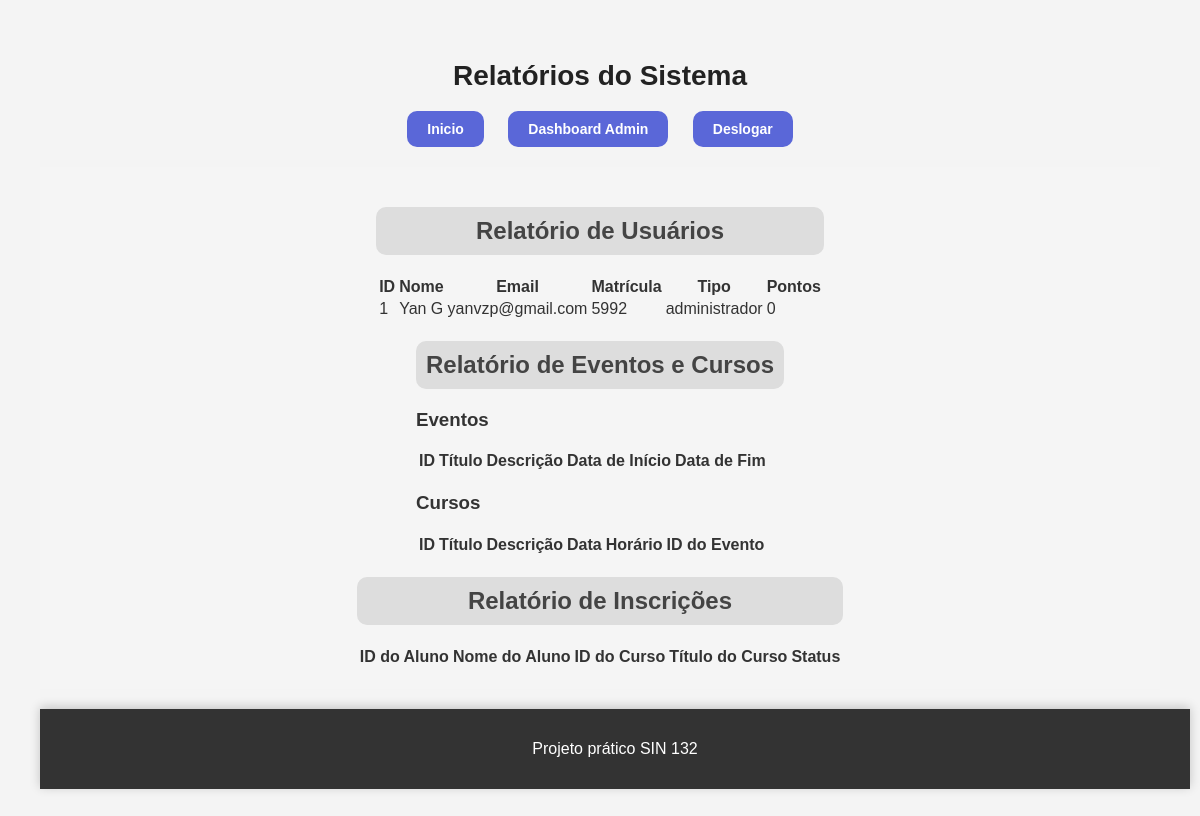
/Pages/relatorios.php (signed in), run on an earlier commit of the app's database.
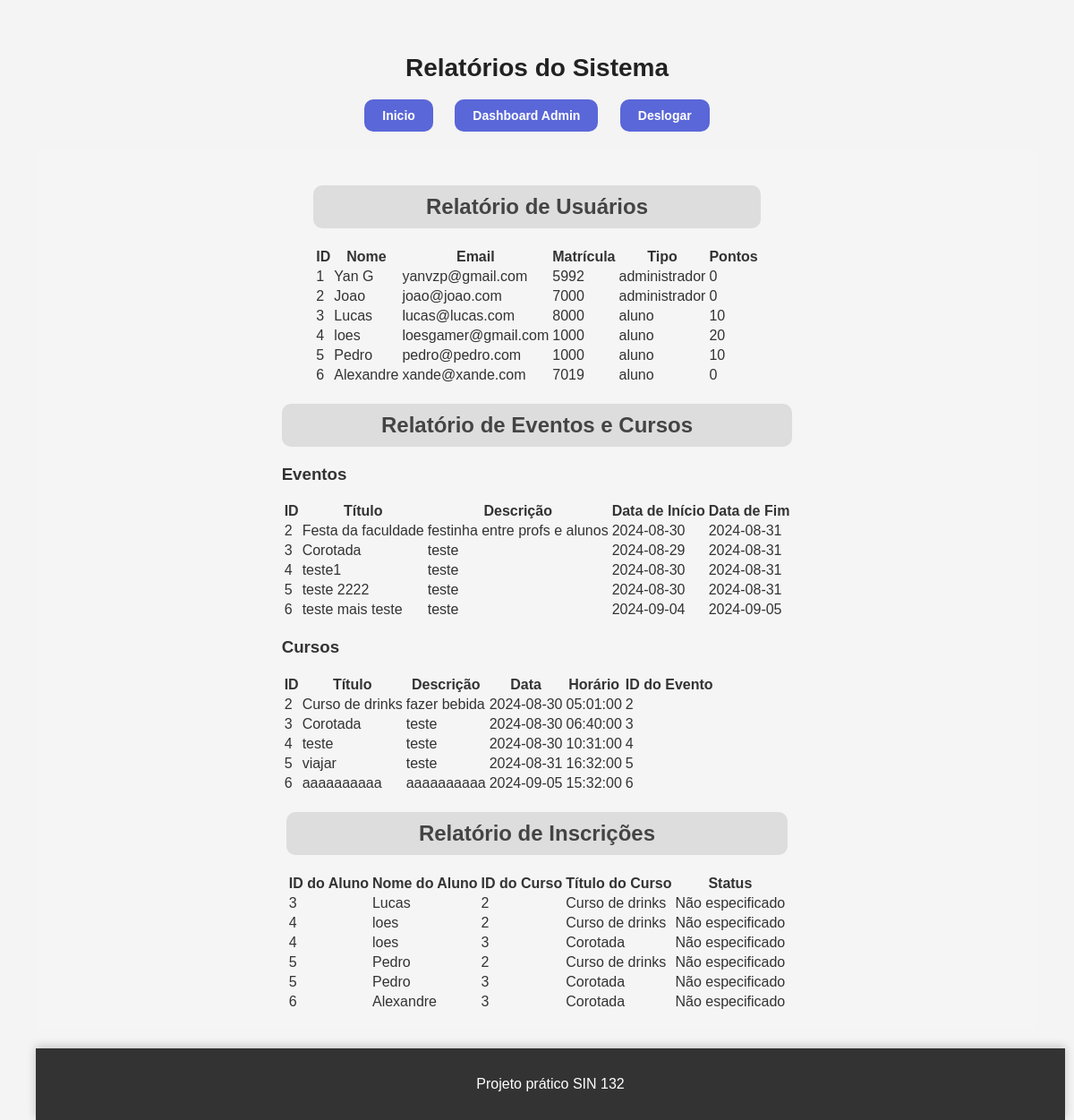
And on a later commit of the database.
### tables this page shows
CREATE TABLE `usuarios` (
  `id` int(100) NOT NULL,
  `nome` varchar(100) NOT NULL,
  `email` varchar(70) NOT NULL,
  `senha` varchar(255) NOT NULL,
  `matricula` varchar(10) NOT NULL,
  `tipo` enum('aluno','administrador') DEFAULT 'aluno',
  `pontos` int(11) DEFAULT 0
);

CREATE TABLE `eventos` (
  `id` int(100) NOT NULL,
  `titulo` varchar(100) NOT NULL,
  `descricao` varchar(200) NOT NULL,
  `data_inicio` date NOT NULL,
  `data_fim` date NOT NULL
);

CREATE TABLE `cursos` (
  `id` int(100) NOT NULL,
  `titulo` varchar(100) NOT NULL,
  `descricao` varchar(200) NOT NULL,
  `data` date NOT NULL,
  `horario` time NOT NULL,
  `evento_id` int(100) NOT NULL
);

CREATE TABLE `inscricoes` (
  `id` int(100) NOT NULL,
  `curso_id` int(100) NOT NULL,
  `usuario_id` int(100) NOT NULL,
  `data_inscricao` date NOT NULL,
  `status` varchar(20) DEFAULT 'pendente'
);

### Classes/Usuario.php (called while the page is built, shortened)
<?php
class Usuario {
    private $id;
    private $nome;
    private $email;
    private $matricula;
    private $tipo;
    private $pontos;
    public function __construct($id, $nome, $email, $matricula, $senha, $tipo, $pontos = 0) {
        $this->id = $id;
        $this->nome = $nome;
        $this->email = $email;
        $this->matricula = $matricula;
        $this->tipo = $tipo;
        $this->pontos = $pontos;
    }
    public function getId() {
        return $this->id;
    }
    public function getNome() {
        return $this->nome;
    }
    public function getEmail() {
        return $this->email;
    }
    public function getMatricula() {
        return $this->matricula;
    }
    public function getTipo() {
        return $this->tipo;
    }
    public function getPontos() {
        return $this->pontos;
    }
    public static function listarTodosUsuarios() {
        $conn = getConnection();
        $sql = "SELECT * FROM usuarios";
        $result = $conn->query($sql);
        $usuarios = [];
        while ($row = $result->fetch_assoc()) {
            $usuarios[] = new Usuario(
                $row['id'],
                $row['nome'],
                $row['email'],
                $row['matricula'],
                $row['senha'],
                $row['tipo'],
                $row['pontos']
            );
        }
        return $usuarios;
    }
}

### Classes/Evento.php (called while the page is built, shortened)
<?php
class Evento {
    private $id;
    private $titulo;
    private $descricao;
    private $dataInicio;
    private $dataFim;
    public function __construct($id = null, $titulo = '', $descricao = '', $dataInicio = '', $dataFim = '') {
        $this->id = $id;
        $this->titulo = $titulo;
        $this->descricao = $descricao;
        $this->dataInicio = $dataInicio;
        $this->dataFim = $dataFim;
    }
    public function getId() {
        return $this->id;
    }
    public function getTitulo() {
        return $this->titulo;
    }
    public function getDescricao() {
        return $this->descricao;
    }
    public function getDataInicio() {
        return $this->dataInicio;
    }
    public function getDataFim() {
        return $this->dataFim;
    }
    public static function listarEventos() {
        $conn = getConnection();
        $eventos = [];
        $sql = "SELECT * FROM eventos";
        $stmt = $conn->prepare($sql);
        $stmt->execute();
        $result = $stmt->get_result();
        while ($row = $result->fetch_assoc()) {
            $evento = new Evento(
                $row['id'],
                $row['titulo'],
                $row['descricao'],
                $row['data_inicio'],
                $row['data_fim']
            );
            $eventos[] = $evento;
        }
        return $eventos;
    }
}

### Classes/Curso.php (called while the page is built, shortened)
<?php
class Curso {
    private $id;
    private $titulo;
    private $descricao;
    private $data;
    private $horario;
    private $eventoId;
    public function __construct($id = null, $titulo = '', $descricao = '', $data = '', $horario = '', $eventoId = null) {
        $this->id = $id;
        $this->titulo = $titulo;
        $this->descricao = $descricao;
        $this->data = $data;
        $this->horario = $horario;
        $this->eventoId = $eventoId;
    }
    public function getId() {
        return $this->id;
    }
    public function getTitulo() {
        return $this->titulo;
    }
    public function getDescricao() {
        return $this->descricao;
    }
    public function getData() {
        return $this->data;
    }
    public function getHorario() {
        return $this->horario;
    }
    public function getEventoId() {
        return $this->eventoId;
    }
    public static function listarTodosCursos() {
        $conn = getConnection();
        $cursos = [];
        $sql = "SELECT * FROM cursos";
        $stmt = $conn->prepare($sql);
        $stmt->execute();
        $result = $stmt->get_result();
        while ($row = $result->fetch_assoc()) {
            $curso = new Curso(
                $row['id'],
                $row['titulo'],
                $row['descricao'],
                $row['data'],
                $row['horario'],
                $row['evento_id']
            );
            $cursos[] = $curso;
        }
        return $cursos;
    }
}

### Classes/Inscricao.php (called while the page is built, shortened)
<?php
class Inscricao {
    public static function listarTodasInscricoes() {
        $conn = getConnection();
        $inscricoes = [];
        $sql = "SELECT i.usuario_id, u.nome as nome_usuario, i.curso_id, c.titulo as titulo_curso, i.data_inscricao
                FROM inscricoes i
                JOIN usuarios u ON i.usuario_id = u.id
                JOIN cursos c ON i.curso_id = c.id";
        $result = $conn->query($sql);
        if ($result->num_rows > 0) {
            while ($row = $result->fetch_assoc()) {
                $inscricoes[] = $row;
            }
        }
        return $inscricoes;
    }
}

### Pages/relatorios.php (the view, shortened to what the changed rows need)
<?php
require_once '../Classes/Usuario.php';
require_once '../Classes/Evento.php';
require_once '../Classes/Curso.php';
require_once '../Classes/Inscricao.php';
$usuarios = Usuario::listarTodosUsuarios();
$eventos = Evento::listarEventos();
$cursos = Curso::listarTodosCursos();
$inscricoes = Inscricao::listarTodasInscricoes();
?>
<!DOCTYPE html>
<html lang="pt-br">
<head>
    <link rel="stylesheet" href="../CSS/estilo1.css">
    <link rel="stylesheet" href="../CSS/estilo_dash.css">
</head>
<body>
    <header><h1>Relatórios do Sistema</h1></header>
    <main class="main-container">
        <section>
            <h2>Relatório de Usuários</h2>
            <table>
                <thead>
                    <tr>
                        <th>ID</th>
                        <th>Nome</th>
                        <th>Email</th>
                        <th>Matrícula</th>
                        <th>Tipo</th>
                        <th>Pontos</th>
                    </tr>
                </thead>
                <tbody>
                    <?php foreach ($usuarios as $usuario): ?>
                    <tr>
                        <td><?php echo htmlspecialchars($usuario->getId()); ?></td>
                        <td><?php echo htmlspecialchars($usuario->getNome()); ?></td>
                        <td><?php echo htmlspecialchars($usuario->getEmail()); ?></td>
                        <td><?php echo htmlspecialchars($usuario->getMatricula()); ?></td>
                        <td><?php echo htmlspecialchars($usuario->getTipo()); ?></td>
                        <td><?php echo htmlspecialchars($usuario->getPontos()); ?></td>
                    </tr>
                    <?php endforeach; ?>
                </tbody>
            </table>
        </section>
        <section>
            <h2>Relatório de Eventos e Cursos</h2>
            <table>
                <thead>
                    <tr>
                        <th>ID</th>
                        <th>Título</th>
                        <th>Descrição</th>
                        <th>Data de Início</th>
                        <th>Data de Fim</th>
                    </tr>
                </thead>
                <tbody>
                    <?php foreach ($eventos as $evento): ?>
                    <tr>
                        <td><?php echo htmlspecialchars($evento->getId()); ?></td>
                        <td><?php echo htmlspecialchars($evento->getTitulo()); ?></td>
                        <td><?php echo htmlspecialchars($evento->getDescricao()); ?></td>
                        <td><?php echo htmlspecialchars($evento->getDataInicio()); ?></td>
                        <td><?php echo htmlspecialchars($evento->getDataFim()); ?></td>
                    </tr>
                    <?php endforeach; ?>
                </tbody>
            </table>
            <table>
                <thead>
                    <tr>
                        <th>ID</th>
                        <th>Título</th>
                        <th>Descrição</th>
                        <th>Data</th>
                        <th>Horário</th>
                        <th>ID do Evento</th>
                    </tr>
                </thead>
                <tbody>
                    <?php foreach ($cursos as $curso): ?>
                    <tr>
                        <td><?php echo htmlspecialchars($curso->getId()); ?></td>
                        <td><?php echo htmlspecialchars($curso->getTitulo()); ?></td>
                        <td><?php echo htmlspecialchars($curso->getDescricao()); ?></td>
                        <td><?php echo htmlspecialchars($curso->getData()); ?></td>
                        <td><?php echo htmlspecialchars($curso->getHorario()); ?></td>
                        <td><?php echo htmlspecialchars($curso->getEventoId()); ?></td>
                    </tr>
                    <?php endforeach; ?>
                </tbody>
            </table>
        </section>
        <section>
            <h2>Relatório de Inscrições</h2>
            <table>
                <thead>
                    <tr>
                        <th>ID do Aluno</th>
                        <th>Nome do Aluno</th>
                        <th>ID do Curso</th>
                        <th>Título do Curso</th>
                        <th>Status</th>
                    </tr>
                </thead>
                <tbody>
                    <?php foreach ($inscricoes as $inscricao): ?>
                    <tr>
                        <td><?php echo htmlspecialchars($inscricao['usuario_id']); ?></td>
                        <td><?php echo htmlspecialchars($inscricao['nome_usuario']); ?></td>
                        <td><?php echo htmlspecialchars($inscricao['curso_id']); ?></td>
                        <td><?php echo htmlspecialchars($inscricao['titulo_curso']); ?></td>
                        <td><?php echo isset($inscricao['status']) ? htmlspecialchars($inscricao['status']) : 'Não especificado'; ?></td>
                    </tr>
                    <?php endforeach; ?>
                </tbody>
            </table>
        </section>
    </main>
</body>
</html>

What changed in the data, as far as the page shows it:
added usuarios: id "2", nome "Joao", email "joao@joao.com", matricula "7000", tipo "administrador", pontos "0"
added usuarios: id "3", nome "Lucas", email "lucas@lucas.com", matricula "8000", tipo "aluno", pontos "10"
added usuarios: id "4", nome "loes", email "loesgamer@gmail.com", matricula "1000", tipo "aluno", pontos "20"
added usuarios: id "5", nome "Pedro", email "pedro@pedro.com", matricula "1000", tipo "aluno", pontos "10"
added usuarios: id "6", nome "Alexandre", email "xande@xande.com", matricula "7019", tipo "aluno", pontos "0"
added eventos: id "2", titulo "Festa da faculdade", descricao "festinha entre profs e alunos", data_inicio "2024-08-30", data_fim "2024-08-31"
added eventos: id "3", titulo "Corotada", descricao "teste", data_inicio "2024-08-29", data_fim "2024-08-31"
added eventos: id "4", titulo "teste1", descricao "teste", data_inicio "2024-08-30", data_fim "2024-08-31"
added eventos: id "5", titulo "teste 2222", descricao "teste", data_inicio "2024-08-30", data_fim "2024-08-31"
added eventos: id "6", titulo "teste mais teste", descricao "teste", data_inicio "2024-09-04", data_fim "2024-09-05"
added cursos: id "2", titulo "Curso de drinks", descricao "fazer bebida", data "2024-08-30", horario "05:01:00", evento "2"
added cursos: id "3", titulo "Corotada", descricao "teste", data "2024-08-30", horario "06:40:00", evento "3"
added cursos: id "4", titulo "teste", descricao "teste", data "2024-08-30", horario "10:31:00", evento "4"
added cursos: id "5", titulo "viajar", descricao "teste", data "2024-08-31", horario "16:32:00", evento "5"
added cursos: id "6", titulo "aaaaaaaaaa", descricao "aaaaaaaaaa", data "2024-09-05", horario "15:32:00", evento "6"
added inscricoes: usuario "3", usuario.nome "Lucas", curso "2", curso.titulo "Curso de drinks"
added inscricoes: usuario "4", usuario.nome "loes", curso "2", curso.titulo "Curso de drinks"
added inscricoes: usuario "4", usuario.nome "loes", curso "3", curso.titulo "Corotada"
added inscricoes: usuario "5", usuario.nome "Pedro", curso "2", curso.titulo "Curso de drinks"
added inscricoes: usuario "5", usuario.nome "Pedro", curso "3", curso.titulo "Corotada"
added inscricoes: usuario "6", usuario.nome "Alexandre", curso "3", curso.titulo "Corotada"
